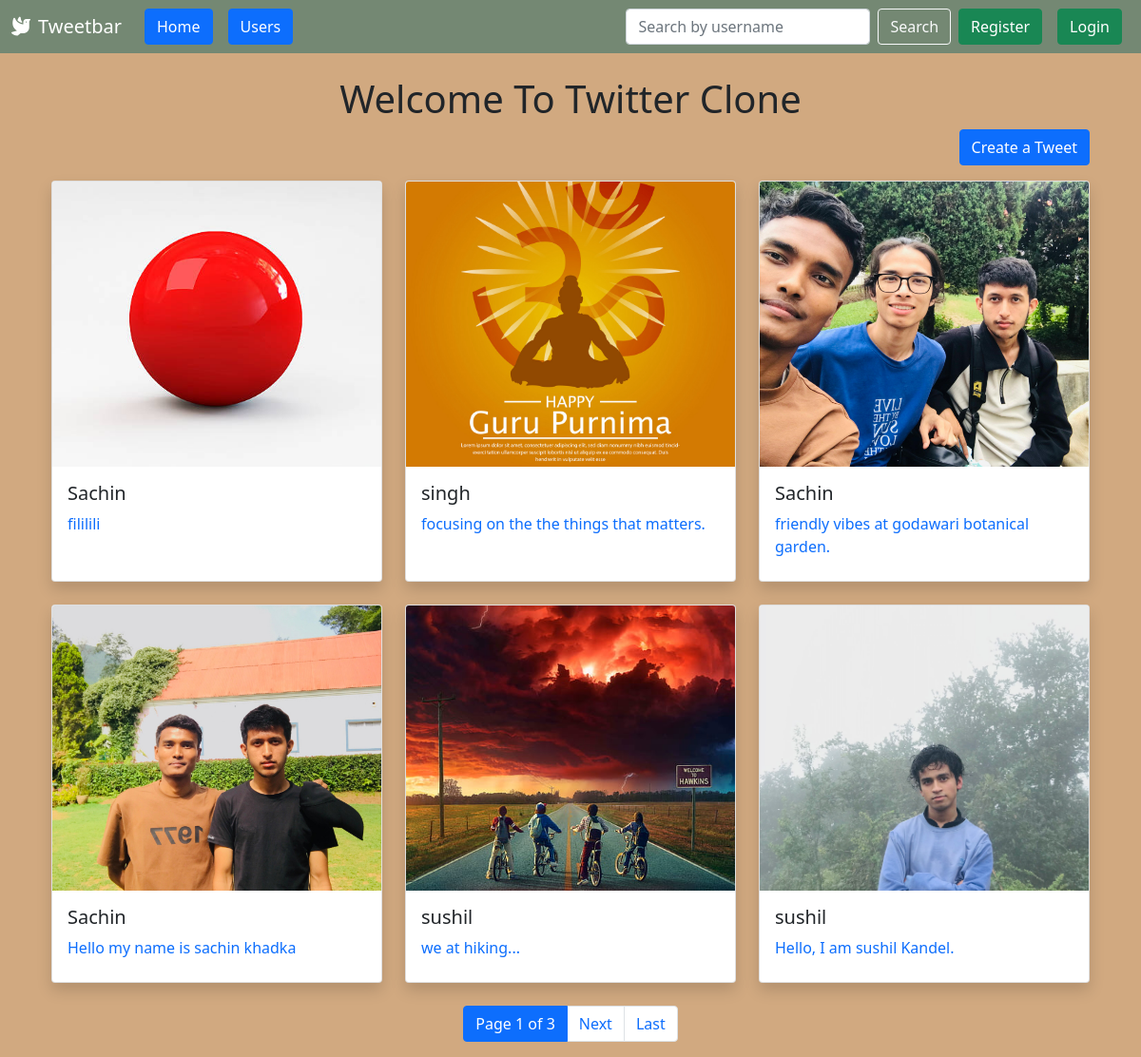
Screenshot of /tweet/ with the database file from the repository.
### tweet/models.py (models this page shows, shortened)
class Tweet(models.Model):
    user = models.ForeignKey(User, on_delete=models.CASCADE)
    text = models.TextField(max_length=280)
    photo = models.ImageField(upload_to= 'tweet_photos/', blank= True, null= True)
    updated_at = models.DateTimeField(auto_now=True)
    created_at = models.DateTimeField(auto_now_add=True)

### tweet/views.py (the view)
# urls.py: path('', views.tweet_list, name='tweet_list'),
def tweet_list(request):
    tweet_list = Tweet.objects.all().order_by('-created_at')
    paginator = Paginator(tweet_list, 6)  # Show 6 tweets per page
    page_number = request.GET.get('page')
    page_obj = paginator.get_page(page_number)
    return render(request, 'tweet_list.html', {'page_obj': page_obj})

### tweet/templates/tweet_list.html (shortened to what this page needs)
{% extends "layout.html" %}
{% block content %}
    <h1 class="text-center mt-4">Welcome To Twitter Clone</h1>
    <div class="text-end mb-3 container">
        <a class="btn btn-primary" href="{% url 'tweet_create' %}">Create a Tweet</a>
    </div>
    <div class="container">
        <div class="row justify-content-center">
            {% for tweet in page_obj %}
                <div class="col-12 col-md-6 col-lg-4 mb-4">
                    <div class="card h-100 shadow rounded tweet-card">
                        {% if tweet.photo %}
                            <img src="{{ tweet.photo.url }}" class="card-img-top" alt="Tweet Photo">
                        {% else %}
                            <img src="https://via.placeholder.com/600x300?text=No+Image" class="card-img-top" alt="No Image">
                        {% endif %}
                        <div class="card-body d-flex flex-column">
                            <h5 class="card-title">{{ tweet.user.username }}</h5>
                            <p class="card-text text-primary mb-2">{{ tweet.text }}</p>
                        </div>
                    </div>
                </div>
            {% endfor %}
        </div>
        <div class="d-flex justify-content-center">
            <nav>
                <ul class="pagination">
                    <li class="page-item active">
                        <span class="page-link">
                            Page {{ page_obj.number }} of {{ page_obj.paginator.num_pages }}
                        </span>
                    </li>
                    {% if page_obj.has_next %}
                        <li class="page-item">
                            <a class="page-link" href="?page={{ page_obj.next_page_number }}">Next</a>
                        </li>
                        <li class="page-item">
                            <a class="page-link" href="?page={{ page_obj.paginator.num_pages }}">Last</a>
                        </li>
                    {% endif %}
                </ul>
            </nav>
        </div>
    </div>
{% endblock %}

### tweet/templates/tweet_list.html (style rules this page uses)
.tweet-card { transition: transform 0.2s ease, box-shadow 0.2s ease; cursor: pointer; }
.card-img-top { height: 300px; object-fit: cover; }

### rows the page displays
Tweet: photo (picture), user.username "Sachin", text "fililili"
Tweet: photo (picture), user.username "singh", text "focusing on the the things that matters."
Tweet: photo (picture), user.username "Sachin", text "friendly vibes at godawari botanical garden."
Tweet: photo (picture), user.username "Sachin", text "Hello my name is sachin khadka"
Tweet: photo (picture), user.username "sushil", text "we at hiking..."
Tweet: photo (picture), user.username "sushil", text "Hello, I am sushil Kandel."

### other values shown
{{ page_obj.number }} "1"
{{ page_obj.paginator.num_pages }} "3"
